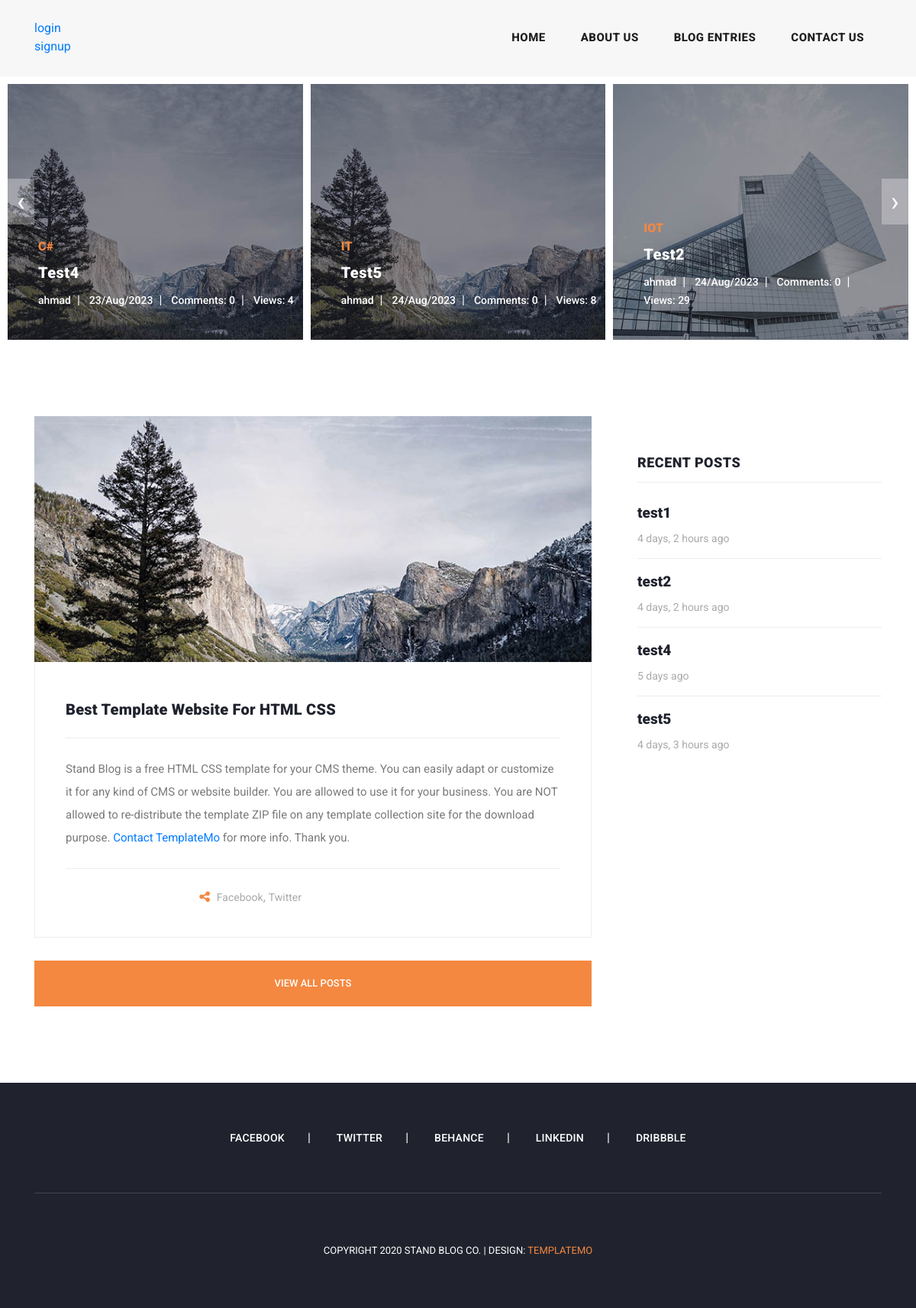
The app's page /, older data.
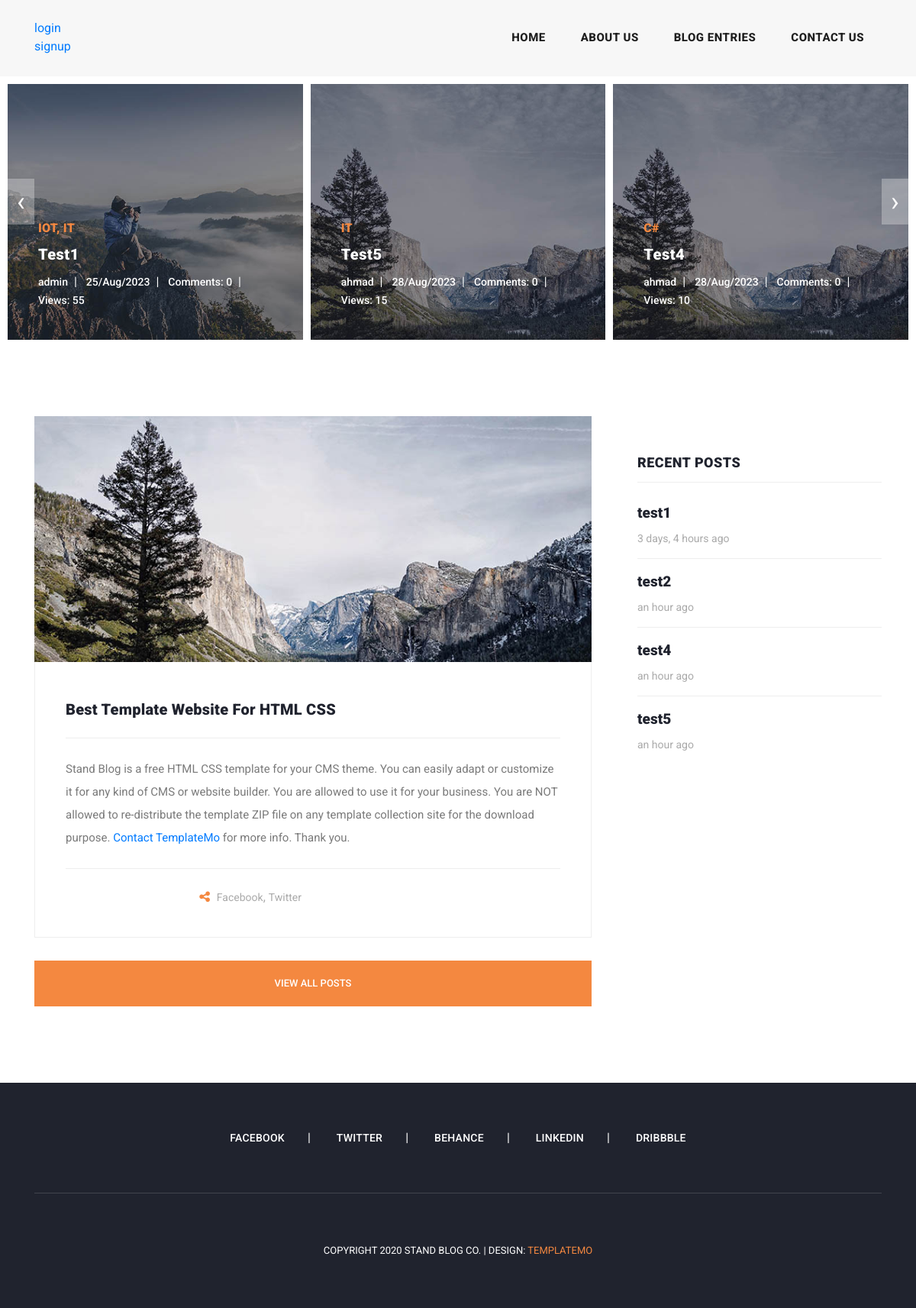
The same page, newer data.
### blog/models.py (models this page shows, shortened)
class post(models.Model):
    image = models.ImageField(upload_to='blog',default='blog/default.jpg')
    author = models.ForeignKey(User,on_delete=models.SET_NULL,null=True)
    title = models.CharField(max_length = 255)
    content = models.TextField()
    tags = TaggableManager()
    category = models.ManyToManyField(Category)
    count_views = models.IntegerField(default = 0)
    status = models.BooleanField(default = False)
    login_requier = models.BooleanField(default=False)
    published_date = models.DateTimeField(auto_now = True)
    created_date = models.DateTimeField(auto_now_add = True)
    updated_date = models.DateTimeField(auto_now = True)

### website/views.py (the view)
# urls.py: path('',home_index,name='index'),
def home_index(request):
    posts = post.objects.filter(published_date__lte=timezone.now(),status = 1)
    context = {'posts':posts}
    return render(request,'website/index.html',context)

### website/templatetags/costum_tag.py (called while the page is built)
@register.inclusion_tag('website/latest-posts.html')
def recentposts(arg=2):
    posts = post.objects.filter(status=1).order_by('published_date')[:arg]
    return {'posts':posts}

### templates/website/index.html
{% extends 'base.html'%}
{% load static %}
{% block content%}
{% load costum_tag %}
    <div class="main-banner header-text">
      <div class="container-fluid">
        <div class="owl-banner owl-carousel">
          {% recentposts 4 %}
        </div>
      </div>
    </div>
    <section class="blog-posts">
      <div class="container">
        <div class="row">
          <div class="col-lg-8">
            <div class="all-blog-posts">
              <div class="row">
                <div class="col-lg-12">
                  <div class="blog-post">
                    <div class="blog-thumb">
                      <img src="{% static 'assets/images/blog-post-01.jpg' %}" alt="">
                    </div>
                    <div class="down-content">
                      <a href="#"><h4>Best Template Website for HTML CSS</h4></a>
                      <p>Stand Blog is a free HTML CSS template for your CMS theme. You can easily adapt or customize it for any kind of CMS or website builder. You are allowed to use it for your business. You are NOT allowed to re-distribute the template ZIP file on any template collection site for the download purpose. <a rel="nofollow" href="https://templatemo.com/contact" target="_parent">Contact TemplateMo</a> for more info. Thank you.</p>
                      <div class="post-options">
                        <div class="row">
                          <div class="col-6">
                            <ul class="post-share">
                              <li><i class="fa fa-share-alt"></i></li>
                              <li><a href="#">Facebook</a>,</li>
                              <li><a href="#"> Twitter</a></li>
                            </ul>
                          </div>
                        </div>
                      </div>
                    </div>
                  </div>
                </div>
                <div class="col-lg-12">
                  <div class="main-button">
                    <a href="{% url 'blog:blog' %}">View All Posts</a>
                  </div>
                </div>
              </div>
            </div>
          </div>
          <div class="col-lg-4">
            <div class="sidebar">
              <div class="row">
                {% include 'recent-post.html' %}
              </div>
            </div>
          </div>
        </div>
      </div>
    </section>
    {% endblock %}

### templates/website/latest-posts.html
{% load static %}
{% for post in posts %}
<div class="item">
    <img src="{{post.image.url}}" alt="">
    <div class="item-content">
      <div class="main-content">
        <div class="meta-category">
          <span>{{post.tags.all|join:", "}}</span>
        </div>
        <a href="{% url 'blog:detail' pk=post.id %}"><h4>{{post.title}}</h4></a>
        <ul class="post-info">
          <li><a href="{% url 'blog:author' author_username=post.author.username %}">{{post.author}}</a></li>
          <li><a href="#">{{post.published_date|date:'d/M/Y'}}</a></li>
          <li><a href="#">Comments: {{comments|length}}</a></li>
          <li><a href="#">Views: {{post.count_views}}</a></li>
        </ul>
      </div>
    </div>
  </div>
  {% endfor %}

### templates/recent-post.html
{% load static %}
{% load humanize %}
<div class="col-lg-12">
    <div class="sidebar-item recent-posts">
      <div class="sidebar-heading">
        <h2>Recent Posts</h2>
      </div>
      <div class="content">
        {% for post in posts %}
        <ul>
          <li><a href="{% url 'blog:detail' pk=post.id %}">
            <h5>{{ post.title}}</h5>
            <span>{{post.published_date|naturaltime}}</span>
          </a></li>
        {% endfor %}
        </ul>
      </div>
    </div>
  </div>

Row changes from the older to the newer data that the page shows:
no longer on one of the page's lists (row edited): post: tags.all "IOT", title "Test2", author "ahmad", published_date "24/Aug/2023", count_views "29"
now on one of the page's lists (row edited): post: tags.all "IOT, IT", title "Test1", author "admin", published_date "25/Aug/2023", count_views "55"
changed post "test1": published_date "4 days, 2 hours ago" → "3 days, 4 hours ago"
changed post "Test5": published_date "24/Aug/2023" → "28/Aug/2023"; count_views "8" → "15"; published_date "4 days, 3 hours ago" → "an hour ago"; moves up the list
changed post "Test4": published_date "23/Aug/2023" → "28/Aug/2023"; count_views "4" → "10"; published_date "5 days ago" → "an hour ago"
changed post "test2": published_date "4 days, 2 hours ago" → "an hour ago"
